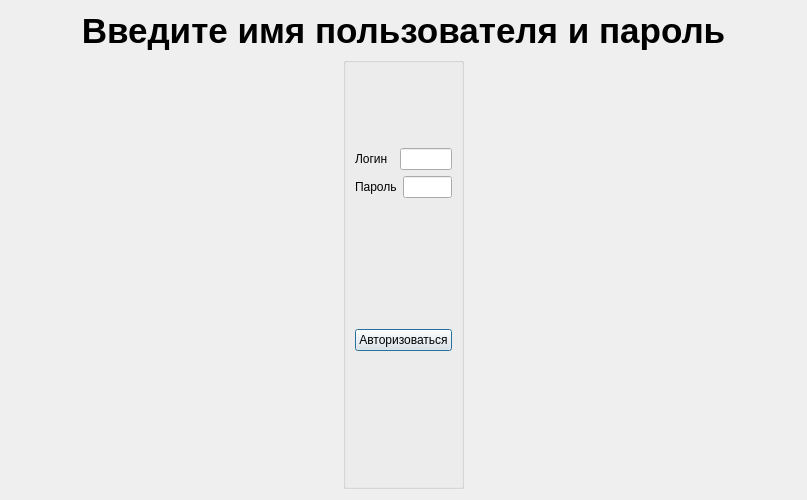
<?xml version="1.0" encoding="UTF-8"?>
<ui version="4.0">
 <class>authorization_window</class>
 <widget class="QDialog" name="authorization_window">
  <property name="geometry">
   <rect>
    <x>0</x>
    <y>0</y>
    <width>807</width>
    <height>500</height>
   </rect>
  </property>
  <property name="windowTitle">
   <string>PokiRock</string>
  </property>
  <layout class="QVBoxLayout" name="verticalLayout_4">
   <item>
    <widget class="QLabel" name="label_3">
     <property name="text">
      <string>&lt;html&gt;&lt;head/&gt;&lt;body&gt;&lt;p align=&quot;center&quot;&gt;&lt;span style=&quot; font-size:26pt; font-weight:600;&quot;&gt;Введите имя пользователя и пароль&lt;/span&gt;&lt;/p&gt;&lt;/body&gt;&lt;/html&gt;</string>
     </property>
     <property name="wordWrap">
      <bool>true</bool>
     </property>
    </widget>
   </item>
   <item>
    <spacer name="verticalSpacer_2">
     <property name="orientation">
      <enum>Qt::Vertical</enum>
     </property>
     <property name="sizeType">
      <enum>QSizePolicy::Preferred</enum>
     </property>
     <property name="sizeHint" stdset="0">
      <size>
       <width>20</width>
       <height>5</height>
      </size>
     </property>
    </spacer>
   </item>
   <item>
    <layout class="QGridLayout" name="gridLayout">
     <item row="0" column="1">
      <widget class="QGroupBox" name="groupBox">
       <property name="title">
        <string/>
       </property>
       <layout class="QVBoxLayout" name="verticalLayout_3">
        <item>
         <spacer name="verticalSpacer_4">
          <property name="orientation">
           <enum>Qt::Vertical</enum>
          </property>
          <property name="sizeType">
           <enum>QSizePolicy::Preferred</enum>
          </property>
          <property name="sizeHint" stdset="0">
           <size>
            <width>20</width>
            <height>100</height>
           </size>
          </property>
         </spacer>
        </item>
        <item>
         <layout class="QVBoxLayout" name="verticalLayout_2">
          <item>
           <layout class="QVBoxLayout" name="verticalLayout">
            <item>
             <layout class="QHBoxLayout" name="horizontalLayout">
              <item>
               <widget class="QLabel" name="label">
                <property name="text">
                 <string>Логин  </string>
                </property>
               </widget>
              </item>
              <item>
               <widget class="QLineEdit" name="Login">
                <property name="sizePolicy">
                 <sizepolicy hsizetype="Expanding" vsizetype="Fixed">
                  <horstretch>0</horstretch>
                  <verstretch>0</verstretch>
                 </sizepolicy>
                </property>
               </widget>
              </item>
             </layout>
            </item>
            <item>
             <layout class="QHBoxLayout" name="horizontalLayout_2">
              <item>
               <widget class="QLabel" name="label_2">
                <property name="text">
                 <string>Пароль</string>
                </property>
               </widget>
              </item>
              <item>
               <widget class="QLineEdit" name="Password">
                <property name="sizePolicy">
                 <sizepolicy hsizetype="Expanding" vsizetype="Fixed">
                  <horstretch>0</horstretch>
                  <verstretch>0</verstretch>
                 </sizepolicy>
                </property>
               </widget>
              </item>
             </layout>
            </item>
           </layout>
          </item>
         </layout>
        </item>
        <item>
         <spacer name="verticalSpacer_3">
          <property name="orientation">
           <enum>Qt::Vertical</enum>
          </property>
          <property name="sizeType">
           <enum>QSizePolicy::Preferred</enum>
          </property>
          <property name="sizeHint" stdset="0">
           <size>
            <width>20</width>
            <height>150</height>
           </size>
          </property>
         </spacer>
        </item>
        <item>
         <widget class="QPushButton" name="pushButton">
          <property name="sizePolicy">
           <sizepolicy hsizetype="Preferred" vsizetype="Preferred">
            <horstretch>0</horstretch>
            <verstretch>0</verstretch>
           </sizepolicy>
          </property>
          <property name="text">
           <string>Авторизоваться</string>
          </property>
         </widget>
        </item>
        <item>
         <spacer name="verticalSpacer">
          <property name="orientation">
           <enum>Qt::Vertical</enum>
          </property>
          <property name="sizeType">
           <enum>QSizePolicy::Preferred</enum>
          </property>
          <property name="sizeHint" stdset="0">
           <size>
            <width>20</width>
            <height>150</height>
           </size>
          </property>
         </spacer>
        </item>
       </layout>
      </widget>
     </item>
     <item row="0" column="2">
      <spacer name="horizontalSpacer">
       <property name="orientation">
        <enum>Qt::Horizontal</enum>
       </property>
       <property name="sizeType">
        <enum>QSizePolicy::Preferred</enum>
       </property>
       <property name="sizeHint" stdset="0">
        <size>
         <width>700</width>
         <height>20</height>
        </size>
       </property>
      </spacer>
     </item>
     <item row="0" column="0">
      <spacer name="horizontalSpacer_2">
       <property name="orientation">
        <enum>Qt::Horizontal</enum>
       </property>
       <property name="sizeType">
        <enum>QSizePolicy::Preferred</enum>
       </property>
       <property name="sizeHint" stdset="0">
        <size>
         <width>700</width>
         <height>20</height>
        </size>
       </property>
      </spacer>
     </item>
    </layout>
   </item>
  </layout>
 </widget>
 <resources/>
 <connections/>
</ui>
